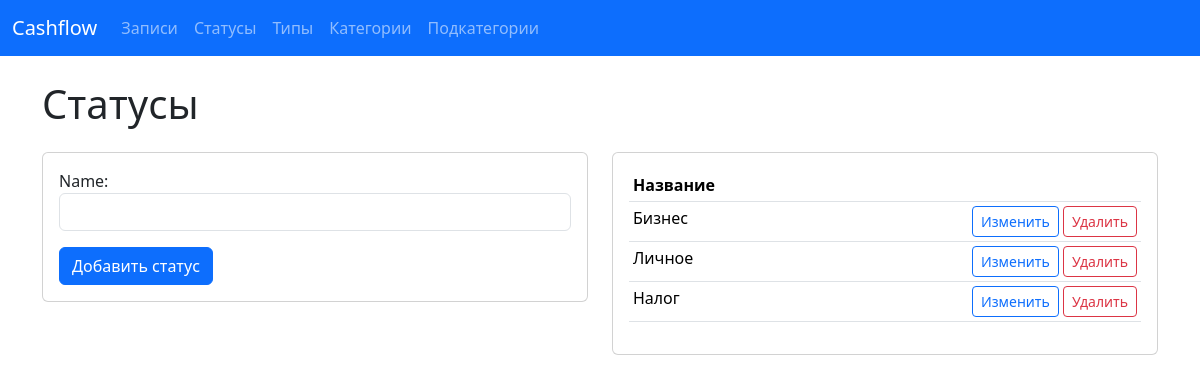
Screenshot of /statuses/ with the database file from the repository.
### dds/models.py (models this page shows, shortened)
class RecordStatus(models.Model):
    name = models.CharField(max_length=100, unique=True)

### dds/views.py (the view)
# urls.py: path('statuses/', views.manage_statuses, name='manage_statuses'),
def manage_statuses(request):
    statuses = RecordStatus.objects.all()
    if request.method == 'POST':
        form = RecordStatusForm(request.POST)
        if form.is_valid():
            form.save()
            return redirect('manage_statuses')
    else:
        form = RecordStatusForm()
    return render(
        request,
        'dds/manage_statuses.html',
        {'statuses': statuses, 'form': form},
    )

### dds/forms.py
class RecordStatusForm(forms.ModelForm):
    class Meta:
        model = RecordStatus
        fields = ['name']
        widgets = {'name': forms.TextInput(attrs={'class': 'form-control'})}

### dds/templates/dds/manage_statuses.html (shortened to what this page needs)
{% extends 'dds/base.html' %}
{% block content %}
<div class="d-flex justify-content-between align-items-center mb-3">
    <h1>Статусы</h1>
</div>
<div class="row">
    <div class="col-lg-6">
        <div class="card mb-4">
            <div class="card-body">
                <form method="post">
                    {{ form.as_p }}
                    <button class="btn btn-primary" type="submit">Добавить статус</button>
                </form>
            </div>
        </div>
    </div>
    <div class="col-lg-6">
        <div class="card">
            <div class="card-body">
                <table class="table table-sm">
                    <thead>
                        <tr><th>Название</th><th></th></tr>
                    </thead>
                    <tbody>
                        {% for status in statuses %}
                            <tr>
                                <td>{{ status.name }}</td>
                                <td class="text-end">
                                    <a class="btn btn-sm btn-outline-primary" href="{% url 'edit_status' status.pk %}">Изменить</a>
                                    <a class="btn btn-sm btn-outline-danger" href="{% url 'delete_status' status.pk %}">Удалить</a>
                                </td>
                            </tr>
                        {% empty %}
                            <tr><td colspan="2">Статусов нет.</td></tr>
                        {% endfor %}
                    </tbody>
                </table>
            </div>
        </div>
    </div>
</div>
{% endblock %}

### rows the page displays
RecordStatus: name "Бизнес"
RecordStatus: name "Личное"
RecordStatus: name "Налог"
